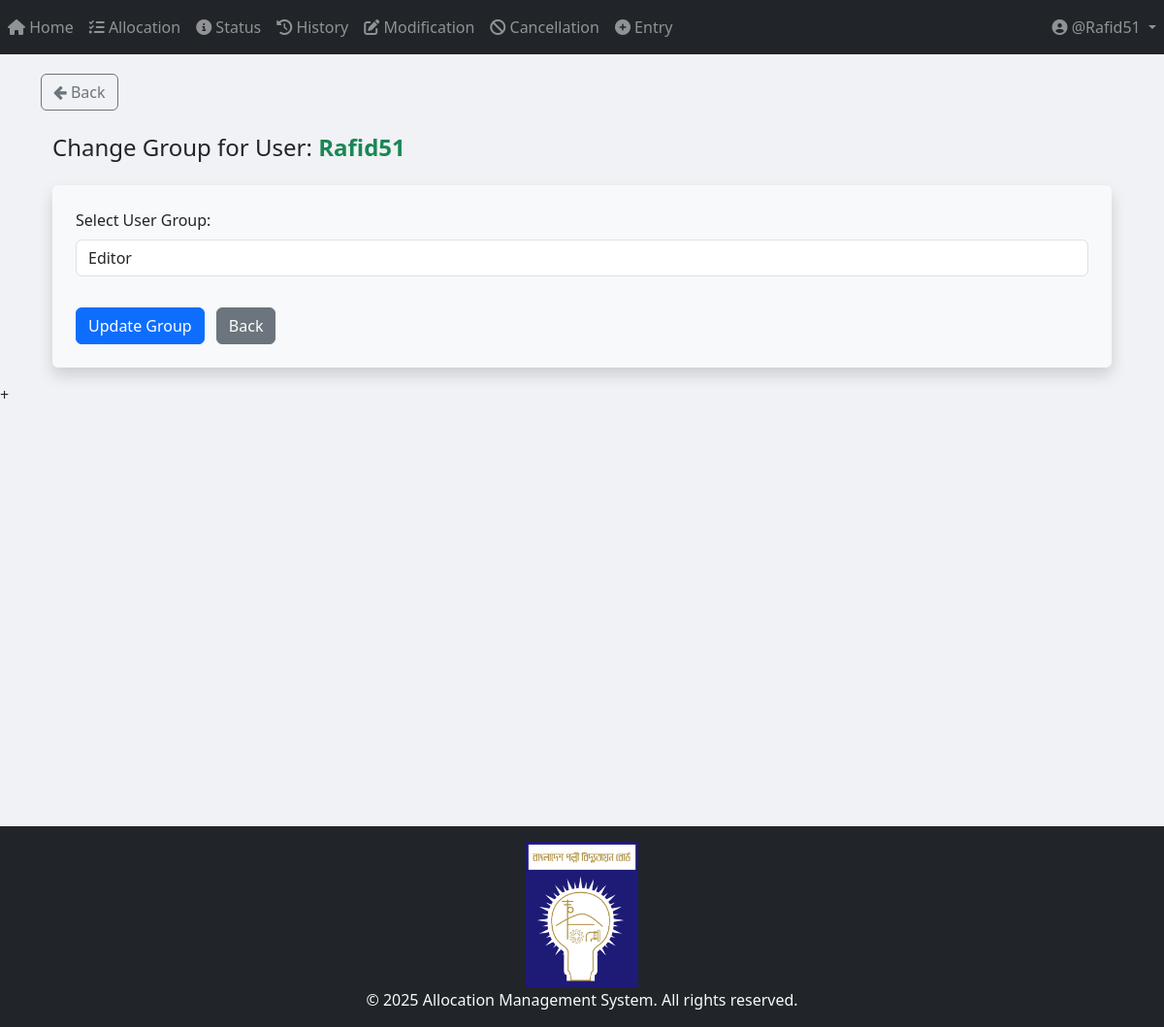
/admin_panel/change-user-group/2/ (signed in), run on an earlier commit of the app's database.
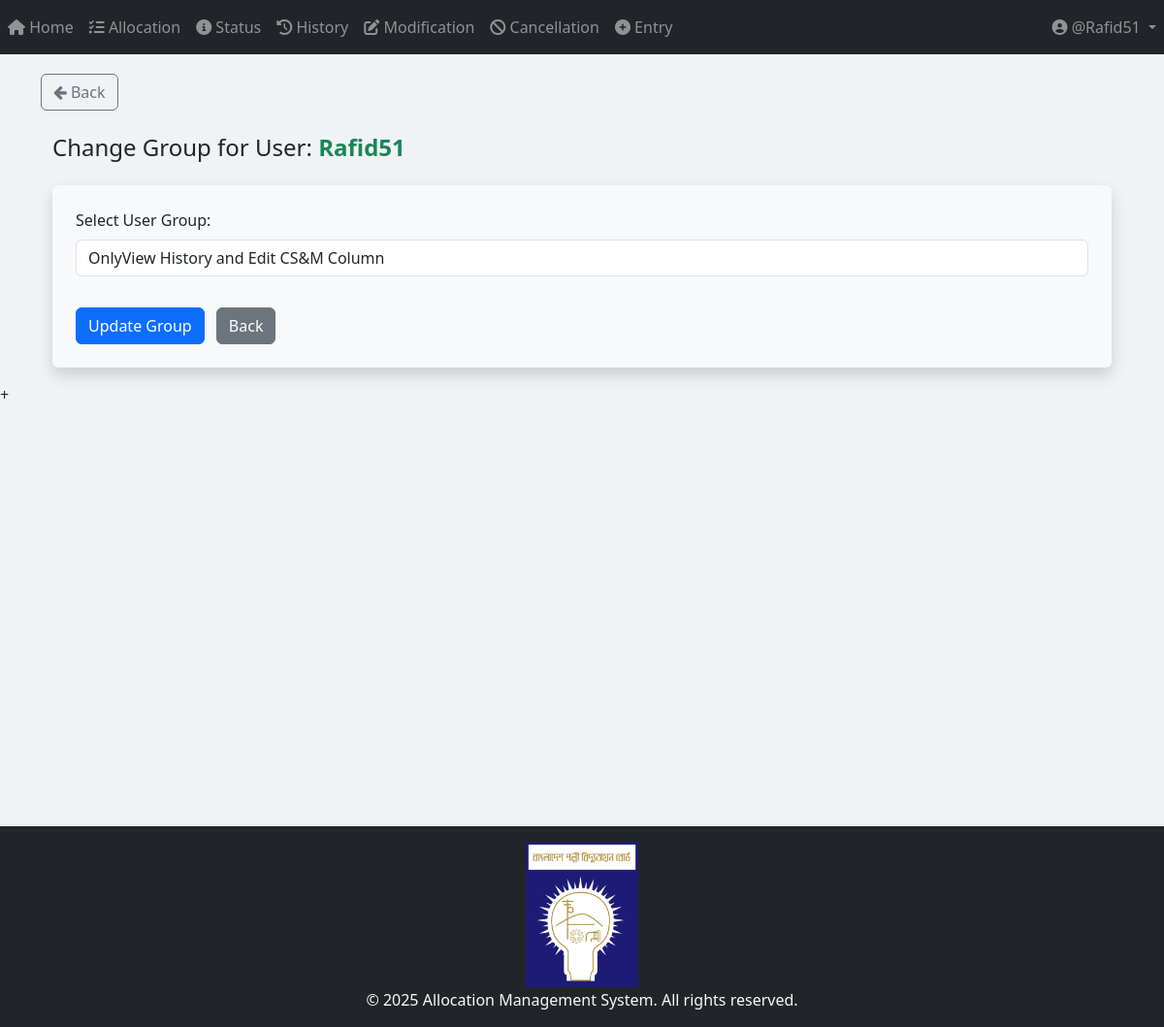
And on a later commit of the database.
### App_Login/models.py (models this page shows, shortened)
class User_Group(models.Model):
    user = models.OneToOneField(User, on_delete=models.CASCADE, related_name='user_group')
    STATUS_CHOICES = [
        ("View History and Status only", "View History and Status only"),
        ("Editor", "Editor"),
        ("Only_View_History_and_Edit_CS&M_Column", "OnlyView History and Edit CS&M Column"),
        ("Only_View_History_and_Edit_Carry_From_Warehouse_Column", "Only View History and Edit Carry_From_Warehouse Column"),
    ]
    user_group_type = models.CharField(
        max_length=100, choices=STATUS_CHOICES, default="View History and Status only"
    )

### App_Admin_Panel/views/change_user_group.py (the view)
# urls.py: path("change-user-group/<int:user_id>/", views.change_user_group_view, name="change_user_group"),
@login_required
def change_user_group_view(request, user_id):
    if not request.user.is_superuser:
        return redirect("App_User_Group:access_denied")
    user = get_object_or_404(User, pk=user_id, is_superuser=False)
    user_group, created = User_Group.objects.get_or_create(user=user)
    if request.method == "POST":
        new_group_type = request.POST.get("user_group_type")
        if new_group_type in dict(User_Group.STATUS_CHOICES):
            user_group.user_group_type = new_group_type
            user_group.save()
            return redirect("App_Admin_Panel:change_user_group")
    context = {
        "user": user,
        "user_group": user_group,
        "status_choices": User_Group.STATUS_CHOICES,
    }
    return render(request, "App_Admin_Panel/change_user_group.html", context)

### templates/App_Admin_Panel/change_user_group.html (shortened to what this page needs)
{% extends "base.html" %}
{% load static %}
{% block body_block %}
{% if request.user.is_superuser %}
<a href="{% url 'App_Admin_Panel:change_user_group' %}" class="btn btn-outline-secondary">
        <i class="fa fa-arrow-left"></i> Back
</a>
<div class="container mt-4">
    <h4 class="mb-4">Change Group for User: <strong class="text-success">{{ user.username }}</strong></h4>
    <form method="post" class="shadow p-4 bg-light rounded">
        <div class="form-group">
            <label for="user_group_type">Select User Group:</label>
            <select class="form-control" name="user_group_type" id="user_group_type" required>
                {% for value, label in status_choices %}
                    <option value="{{ value }}" {% if value == user_group.user_group_type %}selected{% endif %}>{{ label }}</option>
                {% endfor %}
            </select>
        </div>
        <button type="submit" class="btn btn-primary mt-3">Update Group</button>
        <a href="{% url 'App_Admin_Panel:change_user_group' %}" class="btn btn-secondary mt-3 ml-2">Back</a>
    </form>
</div>
{% endif %}
{% endblock %}

### templates/base.html (shortened to what this page needs)
{% load static %}
{% load tz %}
<html lang="en">
    <head>
        <link
            rel="stylesheet"
            href="https://maxcdn.bootstrapcdn.com/bootstrap/4.4.1/css/bootstrap.min.css"
        />
        <link rel="stylesheet" href="https://cdnjs.cloudflare.com/ajax/libs/font-awesome/6.4.2/css/all.min.css">
        <link rel="stylesheet" href="https://cdn.jsdelivr.net/npm/bootstrap@5.3.0/dist/css/bootstrap.min.css">
        <link
            href="https://maxcdn.bootstrapcdn.com/font-awesome/4.7.0/css/font-awesome.min.css"
            rel="stylesheet"
        />
        <link
            href="https://cdnjs.cloudflare.com/ajax/libs/bootstrap-datetimepicker/4.17.47/css/bootstrap-datetimepicker.min.css"
            rel="stylesheet"
        />
        <link
            rel="stylesheet"
            href="//code.jquery.com/ui/1.12.1/themes/base/jquery-ui.css"
        />
        <link
            rel="stylesheet"
            href="https://cdn.jsdelivr.net/npm/flatpickr/dist/flatpickr.min.css"
        />
    </head>
    <body style="background-color: #f0f2f5;">
        {% include "partials/navbar.html" %}
        <div class="container" style="padding-top: 20px">
            {% block body_block %} {% endblock %}
        </div>
        <script src="https://cdn.jsdelivr.net/npm/flatpickr"></script>  +
        {% include "partials/footer.html" %}
    </body>
</html>

### templates/partials/navbar.html (shortened to what this page needs)
<nav class="navbar navbar-expand-sm navbar-dark bg-dark">
    <div class="collapse navbar-collapse" id="navbarNavDropdown">
        <ul class="navbar-nav mr-auto">
            {% if user.is_authenticated %}
                <li class="nav-item {% if request.resolver_match.url_name == 'home_page' %}active{% endif %}">
                    <a class="nav-link" href="{% url 'App_Home:home_page' %}">
                        <i class="fas fa-home"></i> Home
                    </a>
                </li>
                <li class="nav-item {% if request.resolver_match.url_name == 'allocation_page' %}active{% endif %}">
                    <a class="nav-link" href="{% url 'App_Allocation:allocation_page' %}">
                        <i class="fas fa-tasks"></i> Allocation
                    </a>
                </li>
                <li class="nav-item {% if request.resolver_match.url_name == 'status_page' %}active{% endif %}">
                    <a class="nav-link" href="{% url 'App_Status:status_page' %}">
                        <i class="fas fa-info-circle"></i> Status
                    </a>
                </li>
                <li class="nav-item {% if request.resolver_match.url_name == 'history_page' %}active{% endif %}">
                    <a class="nav-link" href="{% url 'App_History:history_page' %}">
                        <i class="fas fa-history"></i> History
                    </a>
                </li>
                <li class="nav-item {% if request.resolver_match.url_name == 'modification_menu' %}active{% endif %}">
                    <a class="nav-link" href="{% url 'App_Modification:modification_menu' %}">
                        <i class="fas fa-edit"></i> Modification
                    </a>
                </li>
                <li class="nav-item {% if request.resolver_match.url_name == 'cancellation' %}active{% endif %}">
                    <a class="nav-link" href="{% url 'App_Cancellation:cancellation' %}">
                        <i class="fas fa-ban"></i> Cancellation
                    </a>
                </li>
                <li class="nav-item {% if request.resolver_match.url_name == 'entry_page' %}active{% endif %}">
                    <a class="nav-link" href="{% url 'App_Entry:entry_page' %}">
                        <i class="fas fa-plus-circle"></i> Entry
                    </a>
                </li>
            {% endif %}
        </ul>
        <ul class="navbar-nav">
            {% if user.is_authenticated %}
                <li class="nav-item dropdown">
                    <a class="nav-link dropdown-toggle" href="#" id="userDropdown" role="button" data-toggle="dropdown">
                        <i class="fas fa-user-circle"></i> @{{ user.username }}
                    </a>
                </li>
            {% endif %}
        </ul>
    </div>
</nav>

### templates/partials/footer.html (shortened to what this page needs)
{% load static %}
<div class="footer-wrapper">
    <div class="footer-push"></div>
    <footer class="bg-dark text-light py-3">
        <div class="container text-center">
            <img src="{% static 'logo/BREB_Logo_hq.svg.png' %}" alt="Logo" style="height: 150px; margin-bottom: 1px;">
            <p class="mb-0">© {% now "Y" %} Allocation Management System. All rights reserved.</p>
        </div>
    </footer>
</div>

### templates/partials/footer.html (style rules this page uses)
html, body { height: 100%; margin: 0; }
.footer-wrapper { display: flex; flex-direction: column; min-height: 80vh; }
.footer-push { flex: 1; }

What changed in the data, as far as the page shows it:
changed User_Group: user_group_type "Editor" → "OnlyView History and Edit CS&M Column"
